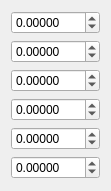
   <widget class="QWidget" name="layoutWidget">
    <property name="geometry">
     <rect>
      <x>265</x>
      <y>560</y>
      <width>111</width>
      <height>191</height>
     </rect>
    </property>
    <layout class="QFormLayout" name="formLayout">
     <item row="0" column="0" colspan="2">
      <widget class="QDoubleSpinBox" name="robomaster1_theta_1">
       <property name="decimals">
        <number>5</number>
       </property>
       <property name="minimum">
        <double>-99.989999999999995</double>
       </property>
      </widget>
     </item>
     <item row="1" column="0" colspan="2">
      <widget class="QDoubleSpinBox" name="robomaster1_theta_2">
       <property name="decimals">
        <number>5</number>
       </property>
       <property name="minimum">
        <double>-99.989999999999995</double>
       </property>
      </widget>
     </item>
     <item row="2" column="0" colspan="2">
      <widget class="QDoubleSpinBox" name="robomaster1_theta_3">
       <property name="decimals">
        <number>5</number>
       </property>
       <property name="minimum">
        <double>-99.989999999999995</double>
       </property>
      </widget>
     </item>
     <item row="3" column="0" colspan="2">
      <widget class="QDoubleSpinBox" name="robomaster1_theta_4">
       <property name="decimals">
        <number>5</number>
       </property>
       <property name="minimum">
        <double>-99.989999999999995</double>
       </property>
      </widget>
     </item>
     <item row="4" column="0" colspan="2">
      <widget class="QDoubleSpinBox" name="robomaster1_theta_5">
       <property name="decimals">
        <number>5</number>
       </property>
       <property name="minimum">
        <double>-99.989999999999995</double>
       </property>
      </widget>
     </item>
     <item row="5" column="0" colspan="2">
      <widget class="QDoubleSpinBox" name="robomaster1_theta_6">
       <property name="decimals">
        <number>5</number>
       </property>
       <property name="minimum">
        <double>-99.989999999999995</double>
       </property>
      </widget>
     </item>
    </layout>
   </widget>
